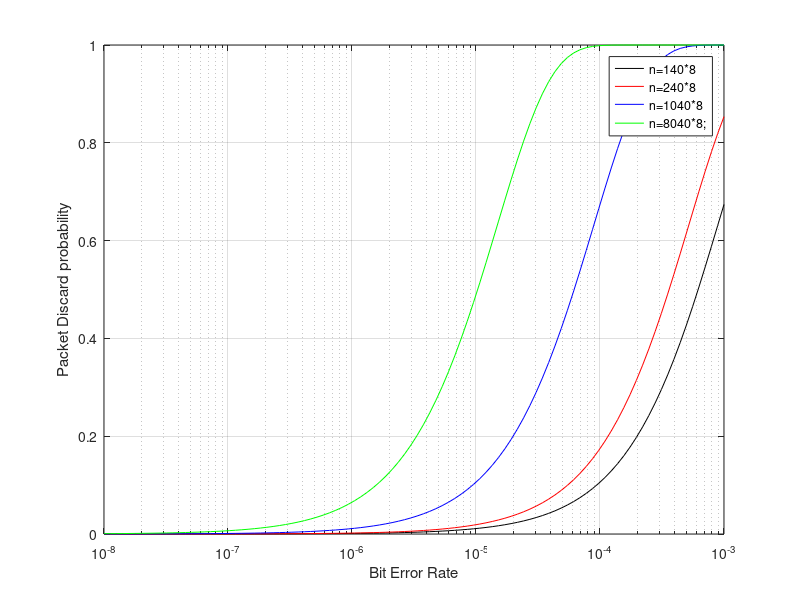

Write MATLAB code to recreate this figure.
link = 54*10^6;
timegap = 10*10^(-6);

fcs = 4;
header = 36;

datafield = linspace(1, 100, 100);
A = (datafield*8)/link;
B = timegap+A+((header*8)/link)+((fcs*8)/link);
datarate = 54*(A./B);

q = logspace(-8,-3,100);
i=0;
n= 140*8;
f = 1-(1-q).^n;

semilogx(q,f,'k')
grid on
xlabel('Bit Error Rate')
ylabel('Packet Discard probability')

hold on
n= 240*8;
f = 1-(1-q).^n;
semilogx(q,f,'r')

hold on
n= 1400*8;
f = 1-(1-q).^n;
semilogx(q,f,'b')

hold on
n= 8400*8;
f = 1-(1-q).^n;
semilogx(q,f,'g')
legend('n=140*8', 'n=240*8', 'n=1040*8', 'n=8040*8;')








